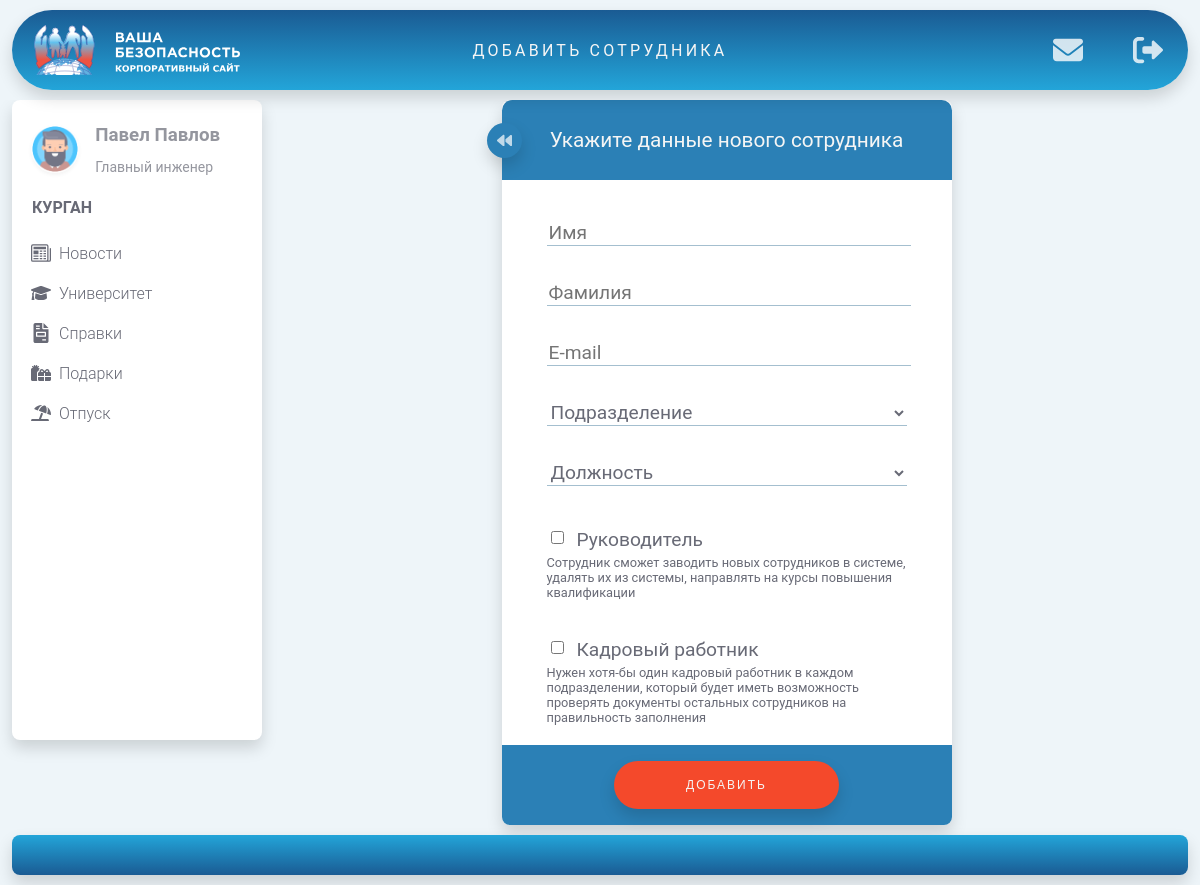
Page /users/add_user/ (signed in) on the committed database.
### users/models.py (models this page shows, shortened)
class Users(AbstractBaseUser, PermissionsMixin):
    name = models.CharField(max_length=150, verbose_name='Имя')
    surname = models.CharField(max_length=150, verbose_name='Фамилия')
    patronymic = models.CharField(max_length=150, verbose_name='Отчество', null=True, blank=True)
    job_title = models.ForeignKey('JobTitles', on_delete=models.PROTECT, related_name='users',
                                  verbose_name='Должность', null=True, blank=True)
    email = models.EmailField(max_length=150, verbose_name='E-mail', unique=True)
    phone_regex = RegexValidator(regex=r"^\+?1?\d{8,15}$")
    phone = models.CharField(validators=[phone_regex], max_length=16, null=True, blank=True,
                             verbose_name='Номер телефона')
    date_of_birth = models.DateField(verbose_name='Дата рождения', null=True, blank=True)
    is_staff = models.BooleanField(default=False, verbose_name='Пользователь базы данных', null=True, blank=True)
    is_active = models.BooleanField(default=True, verbose_name='Активный', null=True, blank=True)
    date_joined = models.DateTimeField(auto_now_add=True, verbose_name='Дата регистрации')
    department = models.ForeignKey('Departments', on_delete=models.PROTECT, related_name='users',
                                   verbose_name='Подразделение', null=True, blank=True)
    avatar = models.ForeignKey('Avatars', on_delete=models.PROTECT, related_name='users',
                               verbose_name='Аватарка', null=True, blank=True)
    is_manager = models.BooleanField(default=False, verbose_name='Руководитель',
                                     help_text='Руководитель сможет заводить новых сотрудников в системе, удалять их из '
                                               'системы, направлять на курсы повышения квалификации')
    is_hr = models.BooleanField(default=False, verbose_name='Кадровый работник',
                                help_text='Нужен хотя-бы один кадровый работник в каждом подразделении, который будет '
                                          'иметь возможность проверять документы остальных сотрудников на '
                                          'правильность заполнения')
    USERNAME_FIELD = 'email'
    REQUIRED_FIELDS = []
    objects = UserManager()
    def __str__(self):
        return f'{self.name} {self.surname}'
    class Meta:
        verbose_name = "Пользователя"
        verbose_name_plural = "Пользователи"

class Avatars(models.Model):
    avatar = models.ImageField(upload_to='avatars/', verbose_name='Аватарки', blank=True, null=True)
    class Meta:
        verbose_name = "Аватарка"
        verbose_name_plural = "Аватарки"

class JobTitles(models.Model):
    job_title = models.CharField(max_length=150, verbose_name='Должность', null=True, blank=True)
    def __str__(self):
        return self.job_title
    class Meta:
        verbose_name = "Должность"
        verbose_name_plural = "Должности"
        ordering = ['job_title']

class Departments(models.Model):
    department = models.CharField(max_length=150, verbose_name='Город', null=True, blank=True)
    def __str__(self):
        return self.department
    class Meta:
        verbose_name = "Подразделение"
        verbose_name_plural = "Подразделения"
        ordering = ['department']

### home/models.py (models this page shows, shortened)
class WebsiteFeatures(models.Model):
    title = models.CharField(max_length=50, verbose_name='Название')
    content = models.CharField(max_length=150, verbose_name='Описание')
    image = models.ImageField(upload_to='features_img/', verbose_name='Изображение')
    is_active = models.BooleanField(default=True, verbose_name='Актуальность')
    slug = models.SlugField(max_length=25, db_index=True, unique=True, verbose_name='URL адрес | Название иконки',
                            help_text='Указывается id иконки, содержащейся в файле static/main/img/sprite.svg. Также это поле используется в качестве слага при указании на URL страницу')
    class Meta:
        verbose_name = "Возможность сайта"
        verbose_name_plural = "Возможности сайта"
        ordering = ['id']

### users/views.py (the view)
# urls.py: path('add_user/', adduser, name='add_user'),
@login_required
def adduser(request):
    if request.method == 'POST':
        form = AddUser(request.POST)
        if form.is_valid():
            try:
                password = Users.objects.make_random_password()
                Users.objects.create_user(password=password, **form.cleaned_data)
                return redirect('users')
            except:
                form.add_error(None, 'Пользователь с таким E-mail уже зарегистрирован')
    else:
        form = AddUser()
    context = {'title': 'Добавить сотрудника', 'menu_selected': 0,
               'menu': WebsiteFeatures.objects.filter(is_active=True),
               'form': form,
               }
    return render(request, 'users/add_user.html', context)

### message/templatetags/message_tags.py (called while the page is built)
@register.inclusion_tag('message/message.html')
def show_messages(user):
    messages = Message.objects.filter(recipient=user, read_at__isnull=True,
                                      recipient_deleted_at__isnull=True).select_related('sender')
    return {'messages': messages, 'messages_count': messages.count()}

### users/templates/users/add_user.html (shortened to what this page needs)
{% extends 'main/index.html' %}
{% load static %}
{% block extra_links_detail %}
    <link rel="stylesheet" href="{% static 'users/css/style_for_add_user.css' %}">
{% endblock %}
{% block content_detail %}
    <div class="container-detail ">
        <form action="{% url 'add_user' %}" method="post">
            <div class="form-window">
                <div class="form-window_title">
                    Укажите данные нового сотрудника
                    <a href='{% url 'users' %}' class="form-cancel">
                        <svg class="form-img">
                            <use href="{% static 'users/img/sprite.svg' %}#back"></use>
                        </svg>
                    </a>
                </div>
                <div class="form-window_body">
                    <div class="form_elements">{{ form.name }}</div>
                    <div class="form_elements">{{ form.surname }}</div>
                    <div class="form_elements">{{ form.email }}</div>
                    <div class="form_elements">{{ form.department }}</div>
                    <div class="form_elements">{{ form.job_title }}</div>
                    <div class="check-box_container">
                        <div class="form_check-box">{{ form.is_manager }}</div>
                        <div class="form_label">{{ form.is_manager.label }}</div>
                    </div>
                    <div class="form_help-text">{{ form.is_manager.help_text }}</div>
                    <div class="check-box_container">
                        <div class="form_check-box">{{ form.is_hr }}</div>
                        <div class="form_label">{{ form.is_hr.label }}</div>
                    </div>
                    <div class="form_help-text">{{ form.is_hr.help_text }}</div>
                </div>
                <div class="form-window_footer">
                    <button class="form-window_button" type="submit">Добавить</button>
                </div>
            </div>
        </form>
    </div>
{% endblock %}

### main/templates/main/index.html (shortened to what this page needs)
{% extends 'main/base.html' %}
{% load message_tags %}
{% load static %}
{% block extra_links %}
    {% block extra_links_detail %}
    {% endblock %}
    <link rel="stylesheet" href="{% static 'main/css/style_index.css' %}">
{% endblock %}
{% block extra_buttons %}
    {% show_messages request.user %}
{% endblock %}
{% block content %}
    <main class="container">
        <nav class="sidebar">
            <a href="#" class="sidebar-header">
                {% if request.user.avatar %}
                    <img class="avatar" src="{{ request.user.avatar.avatar.url }}" alt="...">
                {% else %}
                    <img class="avatar" src="{% static 'users/img/default_avatar.png' %}" alt="...">
                {% endif %}
                <div class="sidebar-header_title">
                    <h3 class="user-name">{{ request.user }} </h3>
                    <p class="job-title">{{ request.user.job_title }}</p>
                </div>
            </a>
            <span class="division">{{ request.user.department }}</span>
            <ul class="sidebar-items">
                {% for menu_item in menu %}
                    {% if menu_item.pk == menu_selected %}
                        <li class="sidebar-item active">
                            <div class="sidebar-link">
                                <svg class="svg-sidebar">
                                    <use href="{% static 'main/img/sprite.svg' %}#{{ menu_item.slug }}"></use>
                                </svg>
                                <div class="sidebar-text">{{ menu_item.title }}</div>
                            </div>
                        </li>
                    {% else %}
                        <li class="sidebar-item">
                            <a href="{% url menu_item.slug %}" class="sidebar-link">
                                <svg class="svg-sidebar">
                                    <use href="{% static 'main/img/sprite.svg' %}#{{ menu_item.slug }}"></use>
                                </svg>
                                <div class="sidebar-text">{{ menu_item.title }}</div>
                            </a>
                        </li>
                    {% endif %}
                {% endfor %}
            </ul>
        </nav>
        {% block content_detail %}
        {% endblock %}
    </main>
{% endblock %}
{% block footer %}
    <footer class="footer">
        <div class="footer-content"></div>
    </footer>
{% endblock %}

### main/static/main/css/style.css (style rules this page uses)
:root { --color-acept: rgb(244, 73, 43); --color-start: rgb(26, 91, 147); --color-end: rgb(35, 165, 217); --color-middle: rgb(43, 128, 182); --color-gradient: linear-gradient(180deg, var(--color-start) 0%, var(--color-end) 100%); --color-gradient-reverse: linear-gradient(180deg, var(--color-end) 0%, var(--color-start) 100%); --color-text-main: #686a76; --color-background-main: #EEF5F9; --color-background-hover: rgba(0, 0, 0, .2); --shadow: 0 0.5rem 1rem rgba(0, 0, 0, 0.15); --shadow-sm: 0 0.125rem 0.25rem rgba(0, 0, 0, 0.075); }
body, html { padding: 0; margin: 0; background-color: var(--color-background-main); }

### users/static/users/css/style_for_add_user.css (style rules this page uses)
.container-detail { width: calc(100vw - 295px); margin-bottom: 60px; }
.form_elements { height: 40px; width: 80%; margin: 10px auto; position: relative; }
.form_input { width: 100%; border: none; background-color: #ffffff; border-bottom: .5px solid rgba(77, 130, 162, 0.51); font-family: Roboto, sans-serif; font-size: 1.2em; color: var(--color-text-main); }
.form-cancel { position: absolute; background-color: var(--color-middle); border-radius: 50%; width: 35px; height: 35px; top: 23px; left: -15px; display: flex; align-items: center; justify-content: center; box-shadow: var(--shadow); }
.form-img { width: 15px; height: 15px; fill: white; opacity: 0.7; }
.form-window { background-color: #ffffff; box-shadow: var(--shadow); border-radius: .5rem; margin: 0 auto; width: 450px; display: flex; flex-direction: column; font-family: Roboto, sans-serif; color: var(--color-text-main); }
.form-window_title { height: 80px; text-align: center; line-height: 80px; font-size: 1.3em; font-weight: 400; color: whitesmoke; background-color: var(--color-middle); border-top-left-radius: .5em; border-top-right-radius: .5em; position: relative; margin-bottom: 30px; }
.form-window_body { flex-grow: 1; display: flex; flex-direction: column; justify-content: end; position: relative; }
.form-window_footer { height: 80px; display: flex; align-items: center; justify-content: center; background-color: var(--color-middle); border-bottom-left-radius: .5em; border-bottom-right-radius: .5em; }
.form-window_button { width: 50%; height: 60%; background-color: var(--color-acept); color: whitesmoke; font-family: Montserrat, sans-serif; font-size: 12px; letter-spacing: 2px; text-transform: uppercase; border: none; border-radius: 50em; box-shadow: 0 0.5rem 1rem rgba(0, 0, 0, 0.15); transition: background-color .5s ease-out; display: flex; justify-content: center; align-items: center; }
.form_label { margin-left: 10px; line-height: 40px; }
.form_check-box { line-height: 35px; }
.check-box_container { display: flex; flex-direction: row; font-size: 1.2em; height: 40px; width: 80%; margin: 10px auto; }
.form_help-text { font-size: 0.8em; width: 80%; margin: -15px auto 20px; }

### rows in the picture
Users: user.avatar.avatar (picture), user "Павел Павлов", user.job_title "Главный инженер", user.department "КУРГАН"
WebsiteFeatures: title "Новости"
WebsiteFeatures: title "Университет"
WebsiteFeatures: title "Справки"
WebsiteFeatures: title "Подарки"
WebsiteFeatures: title "Отпуск"
Departments: department "Подразделение"
JobTitles: job_title "Должность"

### other values in the picture
{{ title }} "ДОБАВИТЬ СОТРУДНИКА"
